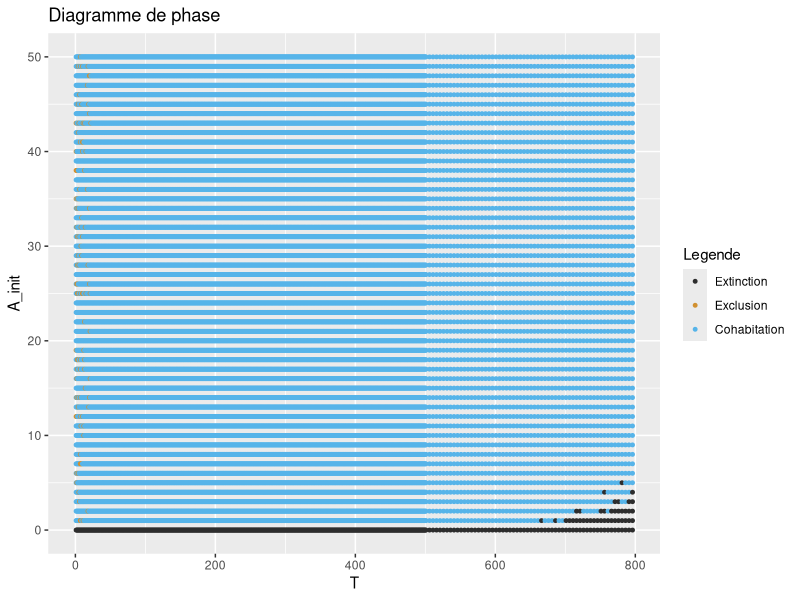

Source code (R):
rm(list=ls())
library(ggplot2)

data = read.table("phasesuite.txt")
T = data$V1
A_init = data$V2
Ga = data$V3
Gb = data$V4
res = Ga

for (i in 1:length(res)){
  if (Gb[i]==0 && Ga[i]==0) {
    res[i] = 'A'}
  else if (Gb[i]==0) {
    res[i]='B'}
  else {
    res[i] = 'C'}
}
etat <- factor(res)
mescouleurs <- rainbow(n=8)
df = data.frame(T,A_init,Legende=etat)

p <- ggplot(data=df, 
            aes(x=T, y=A_init,colour=Legende))
p <- p + scale_color_manual(values=c("#2D2D2D",'#D19030','#56B4E9'),
                            labels=c("Extinction","Exclusion","Cohabitation"))
p <- p + geom_point(size=1)
p <- p + ggtitle("Diagramme de phase")
p
